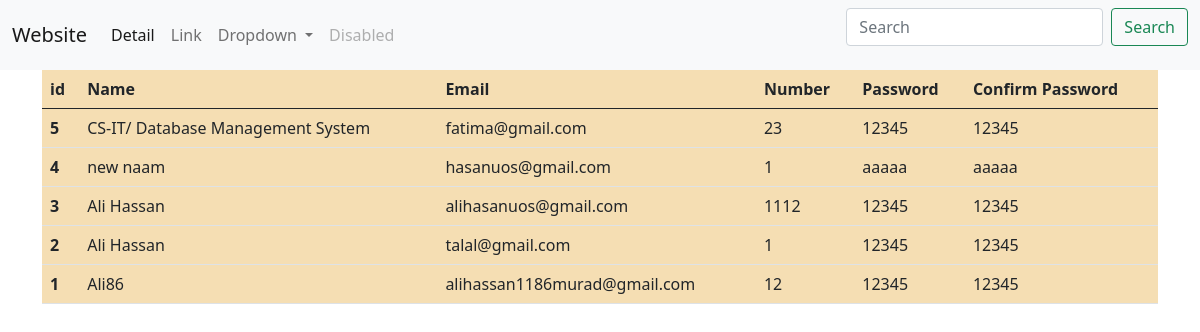
The page / on the database its author committed.
### student/models.py (models this page shows)
class User(models.Model):
    name = models.CharField(max_length=100)
    email = models.EmailField()
    number = models.IntegerField()
    password = models.CharField(max_length=100)
    password1 = models.CharField(max_length=200)

### student/views.py (the view)
# urls.py: 2. Add a URL to urlpatterns:  path('', views.home, name='home')
def home(request):
    res = User.objects.all()
    res = list(res)
    res = res[::-1]
    return render(request, "student/home.html", {"res":res})

### student/templates/student/home.html (shortened to what this page needs)
{% extends "student/base.html" %}
{% load static %}
{% block content %}
<div class="container">
  <table class="table">
    <thead>
      <tr>
        <th scope="col">id</th>
        <th scope="col">Name</th>
        <th scope="col">Email</th>
        <th scope="col">Number</th>
        <th scope="col">Password</th>
        <th scope="col">Confirm Password</th>
      </tr>
    </thead>
    <tbody>
      {% for element in res  %}
      <tr>
        <th scope="row">{{element.id}}</th>
        <td>{{element.name}}</td>
        <td>{{element.email}}</td>
        <td>{{element.number}}</td>
        <td>{{element.password}}</td>
        <td>{{element.password1}}</td>
      </tr>
      {% endfor %}
    </tbody>
  </table>
</div>
{% endblock content %}

### student/templates/student/base.html (shortened to what this page needs)
<html lang="en">
<head>
  {% load static %}
  <link rel="stylesheet" href="{% static 'css/bootstrap.min.css' %}">
  <link rel="stylesheet" href="{% static 'css/style.css'%}">
</head>
<body>
  <nav class="navbar navbar-expand-lg navbar-light bg-light">
    <div class="container-fluid">
      <a class="navbar-brand" href="{% url 'home' %}">Website</a>
      <div class="collapse navbar-collapse" id="navbarSupportedContent">
        <ul class="navbar-nav me-auto mb-2 mb-lg-0">
          <li class="nav-item">
            <a class="nav-link active" aria-current="page" href="{% url 'del' %}">Detail</a>
          </li>
          <li class="nav-item">
            <a class="nav-link" href="#">Link</a>
          </li>
          <li class="nav-item dropdown">
            <a class="nav-link dropdown-toggle" href="{% url 'home' %}" id="navbarDropdown" role="button" data-bs-toggle="dropdown" aria-expanded="false">
              Dropdown
            </a>
          </li>
          <li class="nav-item">
            <a class="nav-link disabled" href="#" tabindex="-1" aria-disabled="true">Disabled</a>
          </li>
        </ul>
        <form class="d-flex">
          <input class="form-control me-2" type="search" placeholder="Search" aria-label="Search">
          <button class="btn btn-outline-success" type="submit">Search</button>
        </form>
      </div>
    </div>
  </nav>
  {% block content %}
  {% endblock content %}
  <link rel="stylesheet" href="{% static 'js/JQuery.js' %}">
  <link rel="stylesheet" href="{% static 'js/pooper.js' %}">
<link rel="stylesheet" href="{% static 'js/bootstrap.min.js' %}">
</body>
</html>

### student/templates/student/home.html (style rules this page uses)
.table { background-color: wheat; }

### rows shown on the page
User: id "5", name "CS-IT/ Database Management System", email "fatima@gmail.com", number "23", password "12345", password1 "12345"
User: id "4", name "new naam", email "hasanuos@gmail.com", number "1", password "aaaaa", password1 "aaaaa"
User: id "3", name "Ali Hassan", email "alihasanuos@gmail.com", number "1112", password "12345", password1 "12345"
User: id "2", name "Ali Hassan", email "talal@gmail.com", number "1", password "12345", password1 "12345"
User: id "1", name "Ali86", email "alihassan1186murad@gmail.com", number "12", password "12345", password1 "12345"
